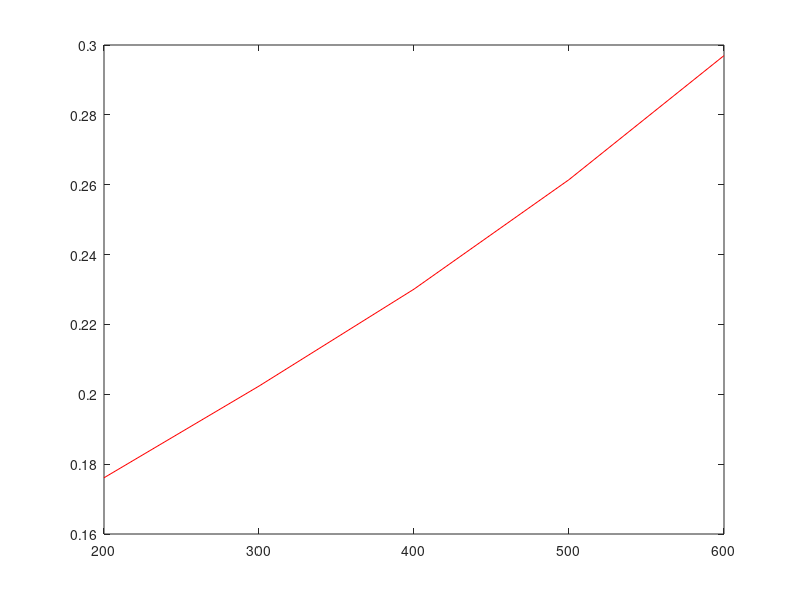

MATLAB code for this plot: (Note: this script raises an error after producing the figure.)
%% critical_stress.m
%% Maarten Buijsman, NIOZ, 25-10-05
%% calculates critical shear stress and shiels param.

clear all

grav = 9.81;
rho_s = 2650;
rho = 1027;
%d50 = 300/1e6;
d50 = [200:100:600]/1e6;
%d50 = [1:1:10000]/1e6;
Temp = 10;

%Temp = [0:1:20]; 
%visc = 1/10*(10.^(1301./(998.333+8.1855.*(Temp-20)+0.00585.*(Temp-20).^2)-3.30233))/1000; %% fresh
visc = 1/10*(10.^(1301./(998.333+8.1855.*(Temp-20)+0.00585.*(Temp-20).^2)-3.30233))/1000+0.05*1e-6; %% salt
%plot(Temp,visc)
%visc_i = interp1(Temp,visc,10);

%% Soulsby, 97, eq77
s = rho_s/rho;
Dstar = (grav*(s-1)/visc^2)^(1/3)*d50;
theta_cr = 0.30./(1+1.2*Dstar)+0.055.*(1-exp(-0.020*Dstar));
tau_cr = theta_cr.*grav*(rho_s-rho).*d50;
Dstar = (grav*(s-1)/visc^2)^(1/3)*d50;

%% tau
figure
plot(d50*1e6,tau_cr,'r')
%loglog(d50*1e6,tau_cr,'r')
hold;
plot_label02(10,0.5,'\tau_{cr}(T)','d50 [mu]','\tau_{cr} [Nm^{-2}]')
legend('0','10','20');

%% theta
figure
Dstar
loglog(Dstar,theta_cr,'r')
%plot(d50*1e6,theta_cr,'r')
% hold;
% plot_label02(10,0.5,'\theta_{cr}(T)','d50 [mu]','\theta_{cr} [-]')
legend('0','10','20');

%%-----------------------------------------------------------------------
%% shear stress due to currents
%%-----------------------------------------------------------------------
uc = 1;
depth=17;
tau = rho*grav*(uc./(18*log10(12*depth./(2.5*d50)))).^2;

% ustar = 9.02/100;
% tau = ustar^2*1027

%% soulsby p54
%% various ways to calculate skin friction 
%% ann all about the same order....
C100 = 0.0024;
d50 = 400/1e6;
Uave = 1.25;
h=25;
U100=0.8;
alpha=0.0475; beta=2/7;

%% 1
ustar = 1/7*(d50/h)^(1/7)*Uave;
tau_c = rho*ustar^2;

%% 2
tau_c = rho*C100*U100^2;

%% 3
zo = d50/12;
Cd = alpha*(zo/h)^beta;
%% or
Cd = (0.40/(1+log(zo/h)))^2;
tau_c = rho*Cd*Uave^2;

%% van Rijn's method
tau_c = rho*grav*(Uave/(18*log10(12*h/(2.5*d50))))^2;
%%-----------------------------------------------------------------------
%% due to waves
%%-----------------------------------------------------------------------
%h=25;
h=20;
Tw = 4;
Hs = 2;

% h=10;
% Tw = 8;
% Hs = 3;


om = 2*pi/Tw;

%% estimate wave number k
%% Soulsby 97, p71
epsi = om^2*h/grav;
if epsi>1
    eta = epsi*(1+0.2*exp(2-2*epsi));
else
    eta = epsi^(1/2)*(1+0.2*epsi);
end
k=eta/h;
L = 2*pi/k;

%% get orbital velocity near bottom
Hw=Hs/sqrt(2);
%Hw = 0.05;

Uw = pi*Hw/(Tw*sinh(k*h));

%%-----------------------------------------------------------------------
%% due to waves and currents
%%-----------------------------------------------------------------------

clear all

grav = 9.81;
rho_s = 2650;
rho = 1027;

%% table 10, p95
%% fw, friction factor
Azo = [1e2 1e3 1e4 1e5];
GM79Azo = [0.1057 0.0316 0.0135 0.00690];
Azo_x = [1e1 Azo 1e6 1e7];

figure
plot(log10(Azo),log10(GM79Azo))

%% 1
[x_s,y_fit,r,p,cf_fw1] = line_fit(log10(Azo),log10(GM79Azo),1);
hold; plot(x_s,y_fit,'r--')

X = log10(Azo_x);
Y1Azo = polyval(cf_fw1,X);
plot(X,Y1Azo,'k--')

%% 2
[x_s,y_fit,r,p,cf_fw2] = line_fit(log10(Azo),log10(GM79Azo),2);

X = log10(Azo_x);
Y2Azo =  polyval(cf_fw2,X);
plot(X,Y2Azo,'c--')

figure;
plot(Azo,GM79Azo,'r--')
hold
plot(Azo_x,10.^Y1Azo,'k--')
plot(Azo_x,10.^Y2Azo,'c--')

%% Cd, drag coefficient
zoh = [1e-2 1e-3 1e-4 1e-5];
GM79zoh = [0.01231 0.00458 0.00237 0.00145];
zoh_x = [1e-1 zoh 1e-6 1e-7];

figure
plot(log10(zoh),log10(GM79zoh))

%% 1
[x_s,y_fit,r,p,cf_Cd1] = line_fit(log10(zoh),log10(GM79zoh),1);

%% 2
[x_s,y_fit,r,p,cf_Cd2] = line_fit(log10(zoh),log10(GM79zoh),2);
hold; plot(x_s,y_fit,'r--')

X = log10(zoh_x);
Y2zoh = polyval(cf_Cd2,X);
plot(X,Y2zoh,'c--')

figure;
plot(zoh,GM79zoh,'r--')
hold
plot(zoh_x,10.^Y2zoh,'c--')

%% BEGIN HERE
% Soulsby example
% Uw = 0.5;
% T=12.6;
% phi = 30*pi/180;
% Uave = 1;
% zo = 0.001;
% h=10;
% rho=1027;

Uw = 0.04;
T=4;
phi = 0*pi/180;
Uave = 1.5;
d50 = 400/1e6;
%zo = 0.001;
zo = d50/12;
h=25;
rho=1027;

%% functions table 10
%% calc the mean of linear and quadratic fit
%% fw 1
A = Uw*T/(2*pi);
x = log10(A/zo);
fw = 0; fc = cf_fw1;
for i=1:length(fc)
    fw = fw + fc(i)*x^(length(fc)-i);
end
fw1 = fw;

%% fw 2
fw = 0; fc = cf_fw2;
for i=1:length(fc)
    fw = fw + fc(i)*x^(length(fc)-i);
end
fw2 = fw;
fw = 10^((fw1+fw2)/2);

%% Cd 1
x = log10(zo/h);
Cd = 0; fc = cf_Cd1;
for i=1:length(fc)
    Cd = Cd + fc(i)*x^(length(fc)-i);
end
Cd1 = Cd;

%% Cd 2
Cd = 0; fc = cf_Cd2;
for i=1:length(fc)
    Cd = Cd + fc(i)*x^(length(fc)-i);
end
Cd2 = Cd;
Cd = 10^((Cd1+Cd2)/2); %% about the same as from equations above...

%% current only
tau_c = rho*Cd*Uave^2;

%% wave only
tau_w = 1/2*rho*fw*Uw^2;

X = tau_c/(tau_c+tau_w);

%% coefficients
%% table 9, p95
as = [0.11 1.95 -0.49 -0.28];
ms = [0.65 -0.22 0.15 0.06];
ns = [0.71 -0.19 0.17 -0.15];
I = 0.67;
bs = [0.73 0.40 -0.23 -0.24];
ps = [-0.68 0.13 0.24 -0.07];
qs = [1.04 -0.56 0.34 -0.27];
J = [0.5];

%% and formulas...
a = (as(1)+as(2)*abs(cos(phi))^I) + (as(3)+as(4)*abs(cos(phi))^I)*log10(fw/Cd);
m = (ms(1)+ms(2)*abs(cos(phi))^I) + (ms(3)+ms(4)*abs(cos(phi))^I)*log10(fw/Cd);
n = (ns(1)+ns(2)*abs(cos(phi))^I) + (ns(3)+ns(4)*abs(cos(phi))^I)*log10(fw/Cd);

b = (bs(1)+bs(2)*abs(cos(phi))^J) + (bs(3)+bs(4)*abs(cos(phi))^J)*log10(fw/Cd);
p = (ps(1)+ps(2)*abs(cos(phi))^J) + (ps(3)+ps(4)*abs(cos(phi))^J)*log10(fw/Cd);
q = (qs(1)+qs(2)*abs(cos(phi))^J) + (qs(3)+qs(4)*abs(cos(phi))^J)*log10(fw/Cd);

Z =    1+a*X^m*(1-X)^n;
Y = X*(1+b*X^p*(1-X)^q);

tau_max = Z*(tau_c+tau_w);
tau_m   = Y*(tau_c+tau_w);




